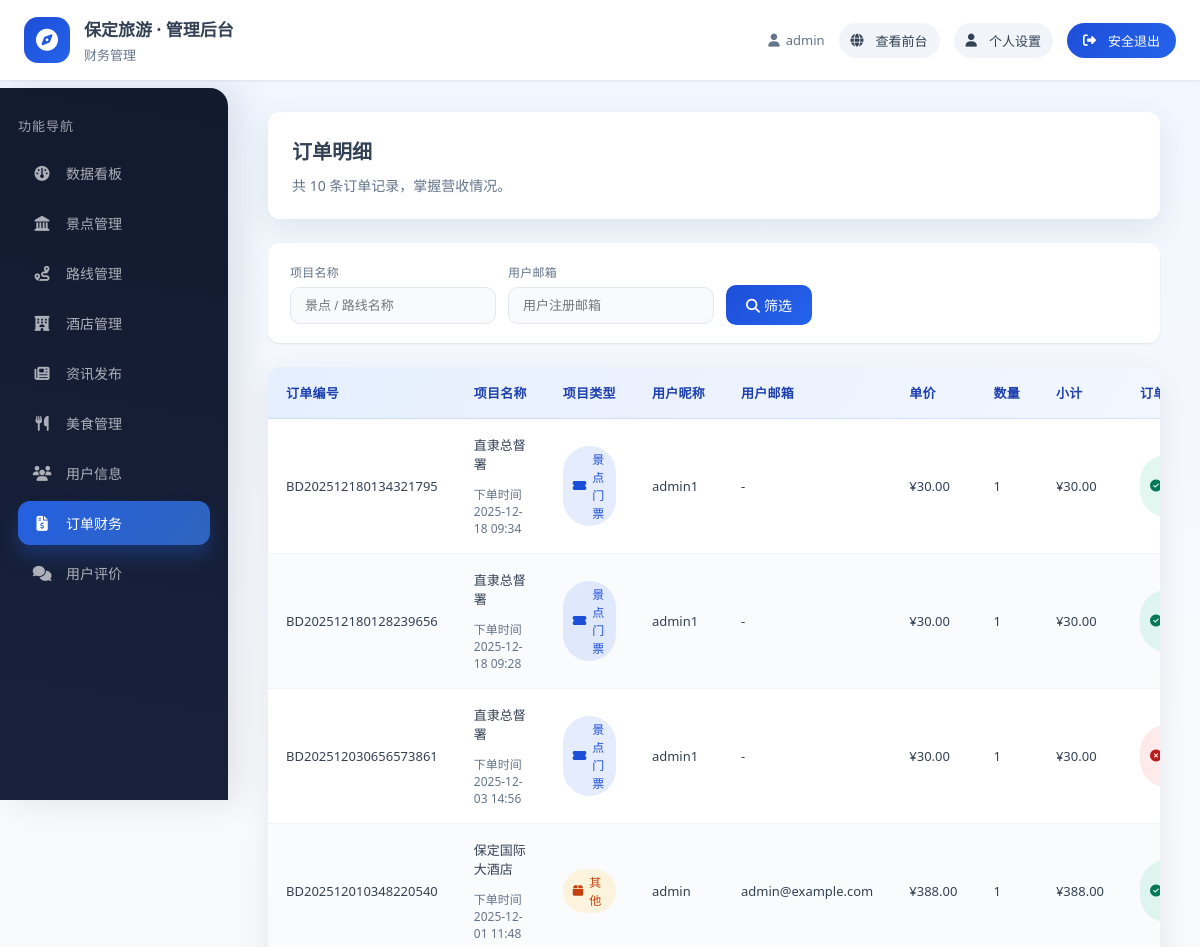
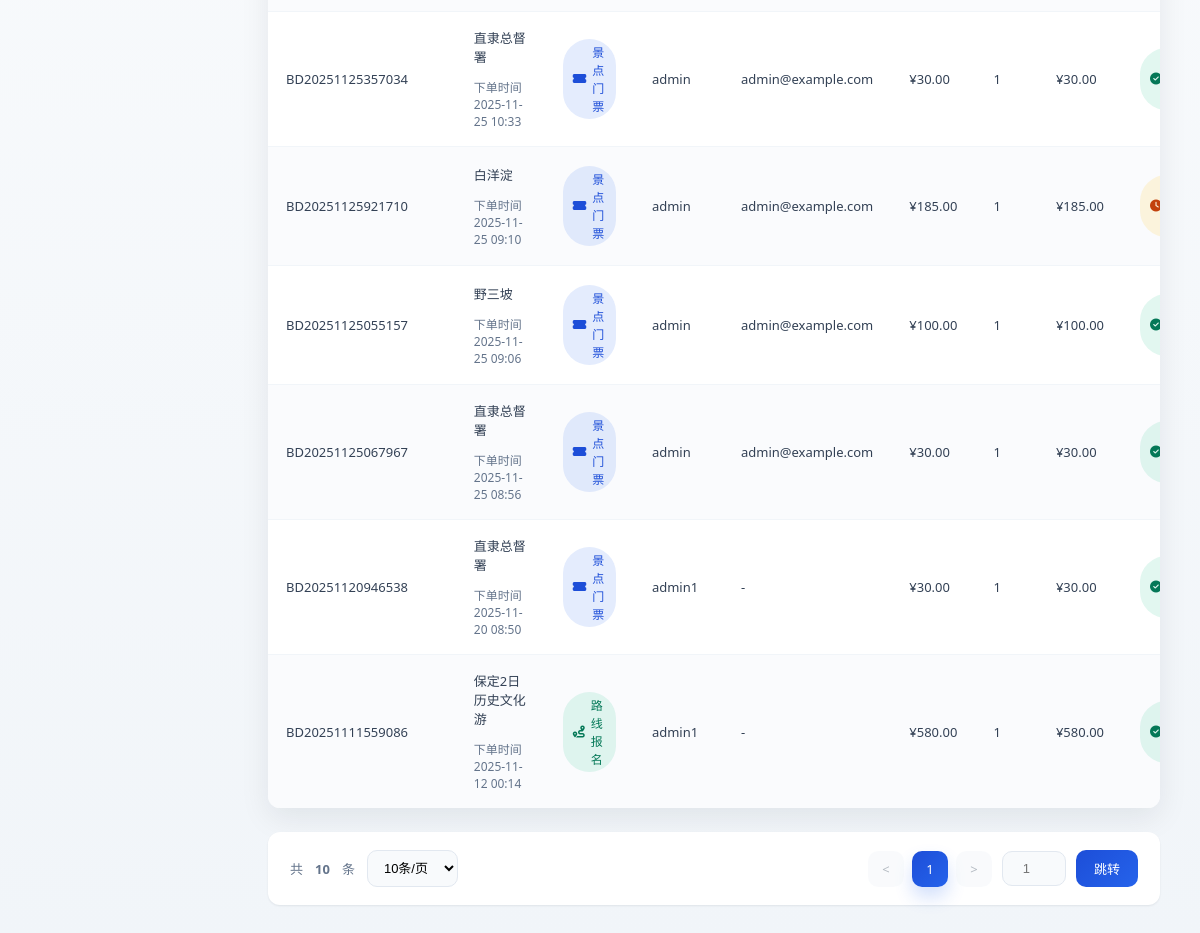
Before: /admin_panel/orders/ (signed in) with the older database file (2 pictures, top to bottom).
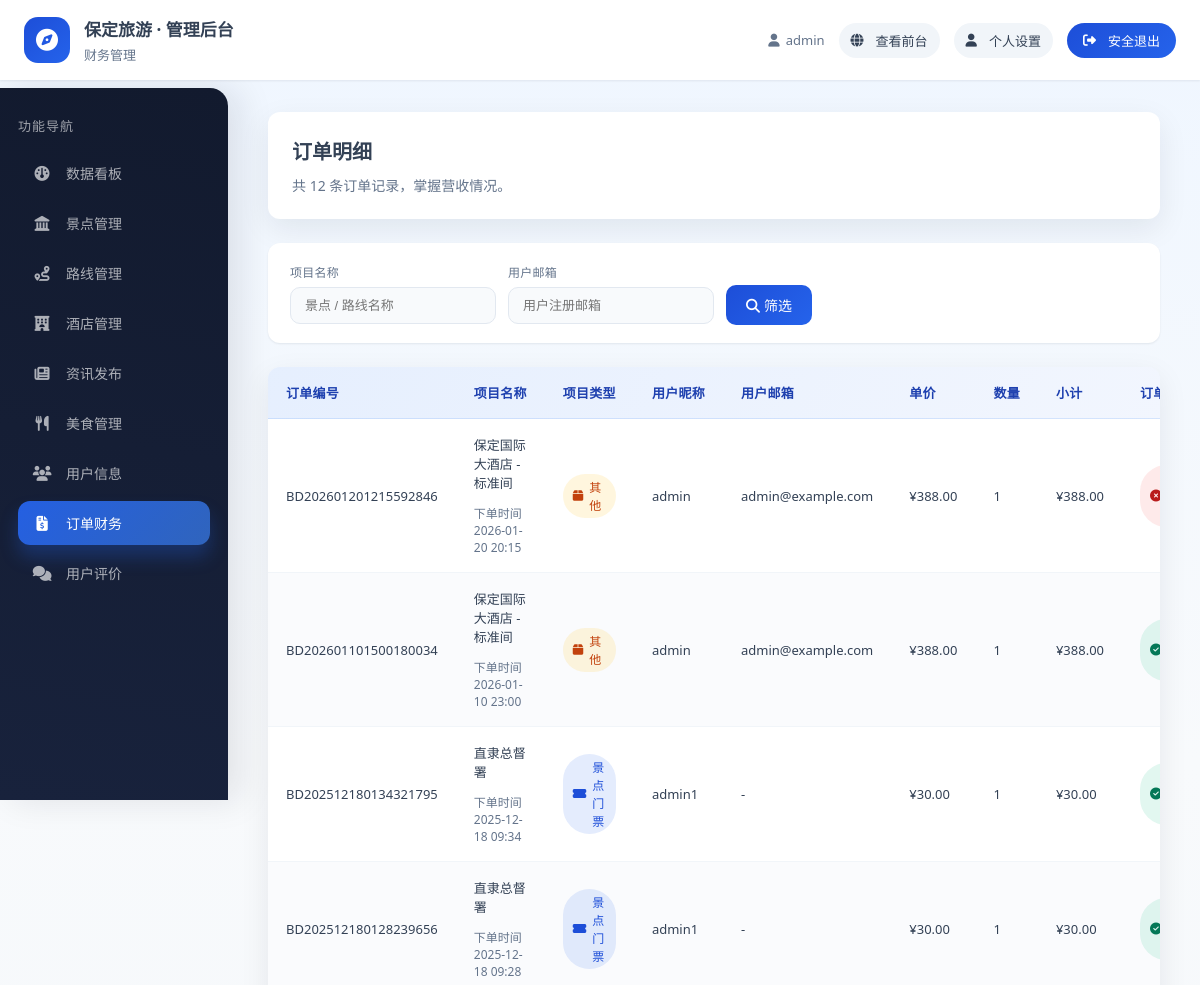
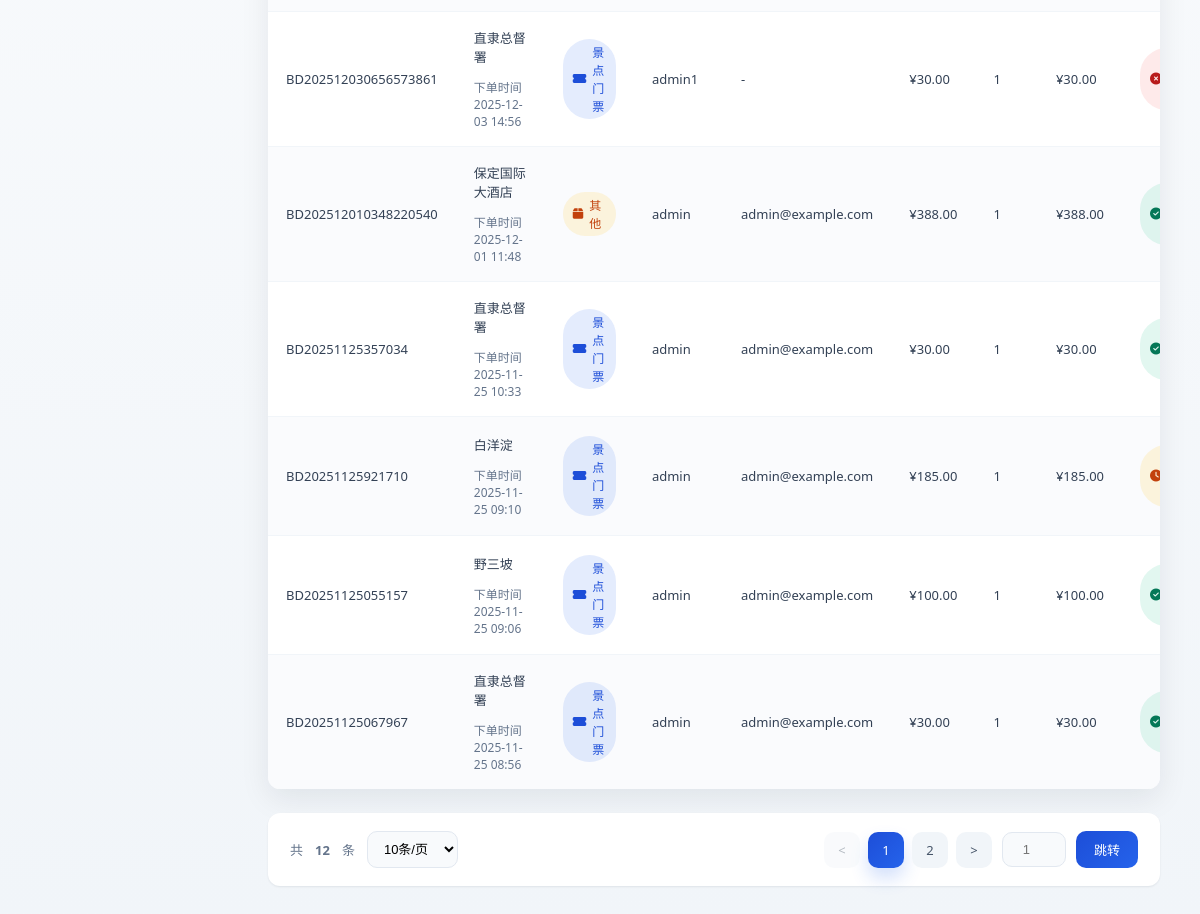
After: the same page with the newer database file (2 pictures, top to bottom).
### apps/orders/models.py (models this page shows, shortened)
class OrderDetail(models.Model):
    ITEM_TYPE_CHOICES = (
        ('scenic', '景点门票'),
        ('route', '路线报名'),
        ('hotel', '酒店预订'),
    )
    order = models.ForeignKey(Order, related_name='details', on_delete=models.CASCADE, verbose_name="所属订单")
    item_type = models.CharField(max_length=10, choices=ITEM_TYPE_CHOICES, verbose_name="项目类型")
    item_id = models.PositiveIntegerField(verbose_name="项目ID")
    item_name = models.CharField(max_length=100, verbose_name="项目名称")
    price = models.DecimalField(max_digits=10, decimal_places=2, verbose_name="单价")
    quantity = models.PositiveIntegerField(default=1, verbose_name="数量")
    subtotal = models.DecimalField(max_digits=10, decimal_places=2, verbose_name="小计")
    check_in_date = models.DateField(null=True, blank=True, verbose_name="入住日期")
    check_out_date = models.DateField(null=True, blank=True, verbose_name="退房日期")
    class Meta:
        verbose_name = "订单明细"
        verbose_name_plural = verbose_name

class Order(models.Model):
    STATUS_CHOICES = (
        ('pending', '待支付'),
        ('paid', '已支付'),
        ('completed', '已完成'),
        ('cancelled', '已取消'),
    )
    order_sn = models.CharField(max_length=50, unique=True, verbose_name="订单编号")
    user = models.ForeignKey(CustomUser, on_delete=models.PROTECT, verbose_name="下单用户")
    total_amount = models.DecimalField(max_digits=10, decimal_places=2, verbose_name="订单总金额")
    status = models.CharField(max_length=10, choices=STATUS_CHOICES, default='pending', verbose_name="订单状态")
    contact_name = models.CharField(max_length=50, verbose_name="联系人姓名")
    contact_phone = models.CharField(max_length=11, verbose_name="联系人手机")
    created_at = models.DateTimeField(auto_now_add=True, verbose_name="创建时间")
    paid_at = models.DateTimeField(null=True, blank=True, verbose_name="支付时间")
    class Meta:
        verbose_name = "订单"
        verbose_name_plural = verbose_name
        ordering = ['-created_at']

### apps/users/models.py (models this page shows, shortened)
class CustomUser(AbstractUser):
    phone = models.CharField(max_length=11, unique=True, verbose_name="手机号")
    avatar = models.ImageField(upload_to='avatars/', default='avatars/default.png', verbose_name="头像")
    class Meta:
        verbose_name = "用户"
        verbose_name_plural = verbose_name

### apps/admin_panel/views.py (the view)
# urls.py: path('orders/', views.OrdersListView.as_view(), name='orders_list'),
class OrdersListView(LoginRequiredMixin, StaffRequiredMixin, TemplateView):
    template_name = "admin_panel/orders_list.html"
    login_url = '/users/login/'
    def get_context_data(self, **kwargs):
        context = super().get_context_data(**kwargs)
        query = OrderDetail.objects.select_related('order', 'order__user').all().order_by('-id')
        item_name = self.request.GET.get('item_name', '')
        if item_name:
            query = query.filter(item_name__icontains=item_name)
        user_email = self.request.GET.get('user_email', '')
        if user_email:
            query = query.filter(order__user__email__icontains=user_email)
        try:
            per_page = int(self.request.GET.get('per_page', 10))
            if per_page not in [10, 20, 50]:
                per_page = 10
        except (ValueError, TypeError):
            per_page = 10
        paginator = Paginator(query, per_page)
        page_number = self.request.GET.get('page', 1)
        page_obj = paginator.get_page(page_number)
        context.update({
            'paginator': paginator,
            'page_obj': page_obj,
            'item_name': item_name,
            'user_email': user_email,
            'per_page': per_page,
        })
        return context

### apps/admin_panel/views.py (called while the page is built)
    def test_func(self):
        return self.request.user.is_staff

### templates/admin_panel/orders_list.html (shortened to what the changed rows need)
{% extends "admin_panel/layout.html" %}
{% block content %}
<div class="page-header">
    <div>
        <h1>订单明细</h1>
        <p>共 {{ paginator.count }} 条订单记录，掌握营收情况。</p>
    </div>
</div>
<div class="datatable">
    <table>
        <thead>
            <tr>
                <th>订单编号</th>
                <th>项目名称</th>
                <th>项目类型</th>
                <th>用户昵称</th>
                <th>用户邮箱</th>
                <th>单价</th>
                <th>数量</th>
                <th>小计</th>
                <th style="text-align:center;">订单状态</th>
            </tr>
        </thead>
        <tbody>
            {% for order_detail in page_obj %}
            <tr>
                <td>{{ order_detail.order.order_sn }}</td>
                <td>
                    <div class="cell-multi">
                        {{ order_detail.item_name }}
                        <span class="cell-meta">下单时间 {{ order_detail.order.created_at|date:"Y-m-d H:i" }}</span>
                    </div>
                </td>
                <td>
                    {% if order_detail.item_type == 'scenic' %}
                    <span class="tag tag-blue"><i class="fas fa-ticket-alt"></i> 景点门票</span>
                    {% elif order_detail.item_type == 'route' %}
                    <span class="tag tag-green"><i class="fas fa-route"></i> 路线报名</span>
                    {% else %}
                    <span class="tag tag-orange"><i class="fas fa-box"></i> 其他</span>
                    {% endif %}
                </td>
                <td>{{ order_detail.order.user.username }}</td>
                <td>{{ order_detail.order.user.email|default:"-" }}</td>
                <td>¥{{ order_detail.price }}</td>
                <td>{{ order_detail.quantity }}</td>
                <td>¥{{ order_detail.subtotal }}</td>
                <td>
                    {% if order_detail.order.status == 'pending' %}
                    <span class="tag tag-orange"><i class="fas fa-clock"></i> 待支付</span>
                    {% elif order_detail.order.status == 'paid' %}
                    <span class="tag tag-green"><i class="fas fa-check-circle"></i> 已支付</span>
                    {% elif order_detail.order.status == 'completed' %}
                    <span class="tag tag-blue"><i class="fas fa-flag-checkered"></i> 已完成</span>
                    {% elif order_detail.order.status == 'cancelled' %}
                    <span class="tag tag-red"><i class="fas fa-times-circle"></i> 已取消</span>
                    {% endif %}
                </td>
            </tr>
            {% empty %}
            <tr>
                <td colspan="10" class="empty-state">暂无数据</td>
            </tr>
            {% endfor %}
        </tbody>
    </table>
</div>
<div class="pagination-wrapper">
    <div class="pagination-info">
        共 <strong>{{ paginator.count }}</strong> 条
        <select onchange="location.href='?page=1&item_name={{ item_name }}&user_email={{ user_email }}&per_page=' + this.value">
            <option value="10" {% if per_page == 10 %}selected{% endif %}>10条/页</option>
        </select>
    </div>
    <div style="display: flex; align-items: center; gap: 10px;">
        <ul class="pagination">
            {% if page_obj.has_previous %}
            <li class="page-item"><a class="page-link" href="?page={{ page_obj.previous_page_number }}&item_name={{ item_name }}&user_email={{ user_email }}&per_page={{ per_page }}">&lt;</a></li>
            {% else %}
            <li class="page-item disabled"><span class="page-link">&lt;</span></li>
            {% endif %}
            {% for num in paginator.page_range %}
                {% if num == page_obj.number %}
                <li class="page-item active"><span class="page-link">{{ num }}</span></li>
                {% elif num > page_obj.number|add:'-3' and num < page_obj.number|add:'3' %}
                <li class="page-item"><a class="page-link" href="?page={{ num }}&item_name={{ item_name }}&user_email={{ user_email }}&per_page={{ per_page }}">{{ num }}</a></li>
                {% endif %}
            {% endfor %}
            {% if page_obj.has_next %}
            <li class="page-item"><a class="page-link" href="?page={{ page_obj.next_page_number }}&item_name={{ item_name }}&user_email={{ user_email }}&per_page={{ per_page }}">&gt;</a></li>
            {% else %}
            <li class="page-item disabled"><span class="page-link">&gt;</span></li>
            {% endif %}
        </ul>
        <input type="number" class="page-input" id="goToPage" placeholder="1" min="1" max="{{ paginator.num_pages }}">
        <button class="btn-go" onclick="goToPage()">跳转</button>
    </div>
</div>
{% endblock %}

Changed rows visible on the page:
no longer on this page (row unchanged): OrderDetail: order.order_sn "BD20251120946538", item_name "直隶总督署", order.created_at "2025-11-20 08:50", item_type "scenic" (drawn), order.user.username "admin1", order.user.email "-", price "30.00", quantity "1", subtotal "30.00"
no longer on this page (row unchanged): OrderDetail: order.order_sn "BD20251111559086", item_name "保定2日历史文化游", order.created_at "2025-11-12 00:14", item_type "route" (drawn), order.user.username "admin1", order.user.email "-", price "580.00", quantity "1", subtotal "580.00"
added OrderDetail: order.order_sn "BD202601201215592846", item_name "保定国际大酒店 - 标准间", order.created_at "2026-01-20 20:15", item_type "hotel" (drawn), order.user.username "admin", order.user.email "admin@example.com", price "388.00", quantity "1", subtotal "388.00"
added OrderDetail: order.order_sn "BD202601101500180034", item_name "保定国际大酒店 - 标准间", order.created_at "2026-01-10 23:00", item_type "hotel" (drawn), order.user.username "admin", order.user.email "admin@example.com", price "388.00", quantity "1", subtotal "388.00"
Other visible differences:
{{ paginator.count }}: "10" → "12"
form field value: "1" → (not shown)
new list line: "2"
